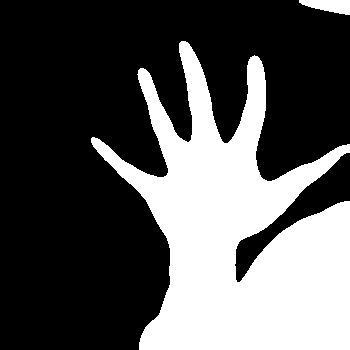
#> input picture screenshots/name2.png, 350 x 350 px
$ python extreme_points.py   (older library calls are emulated)
#> lines starting #> are read from the running program, lines starting #| are printed output that depends on the picture; after the words box and inside, x2 and y2 are one past the last pixel; in counts of white or black regions, pixels touching at a corner belong together
# USAGE
# python extreme_points.py

# import the necessary packages
import cv2

# load the image, convert it to grayscale, and blur it slightly
image = cv2.imread("screenshots/name2.png")
#> image is the input picture: shape (350, 350, 3); 33.5% white; 2 white regions, box (x1, y1, x2, y2) and area: (91, 41, 350, 350) 40459, (299, 0, 350, 15) 520
gray = cv2.cvtColor(image, cv2.COLOR_BGR2GRAY)
gray = cv2.GaussianBlur(gray, (5, 5), 0)
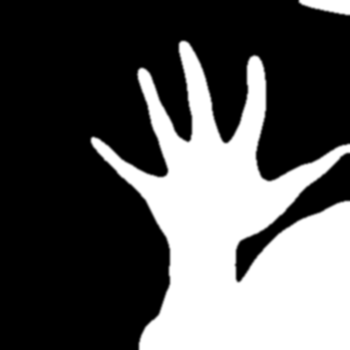
#> gray: shape (350, 350); min 0, max 255, mean 85.3

# threshold the image, then perform a series of erosions +
# dilations to remove any small regions of noise
thresh = cv2.threshold(gray, 45, 255, cv2.THRESH_BINARY)[1]
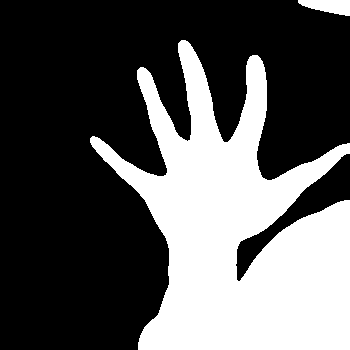
#> thresh: shape (350, 350); 34.5% white; 2 white regions, box (x1, y1, x2, y2) and area: (90, 40, 350, 350) 41727, (298, 0, 350, 16) 574
thresh = cv2.erode(thresh, None, iterations=2)
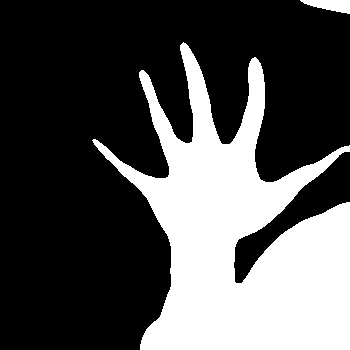
#> thresh: shape (350, 350); 31.5% white; 2 white regions, box (x1, y1, x2, y2) and area: (92, 42, 350, 350) 38114, (300, 0, 350, 14) 442
thresh = cv2.dilate(thresh, None, iterations=2)
#> thresh: shape (350, 350); 34.5% white; 2 white regions, box (x1, y1, x2, y2) and area: (90, 40, 350, 350) 41720, (298, 0, 350, 16) 574

# find contours in thresholded image, then grab the largest
# one
(version, _, _) = cv2.__version__.split('.')
if version is '3':
	image, cnts, hierarchy = cv2.findContours(thresh.copy(), \
		   cv2.RETR_TREE, cv2.CHAIN_APPROX_NONE)
elif version is '2':
	cnts, hierarchy = cv2.findContours(thresh.copy(),cv2.RETR_TREE, \
		   cv2.CHAIN_APPROX_NONE)

#> (the run stopped early here; a loop or call above may not have finished)
